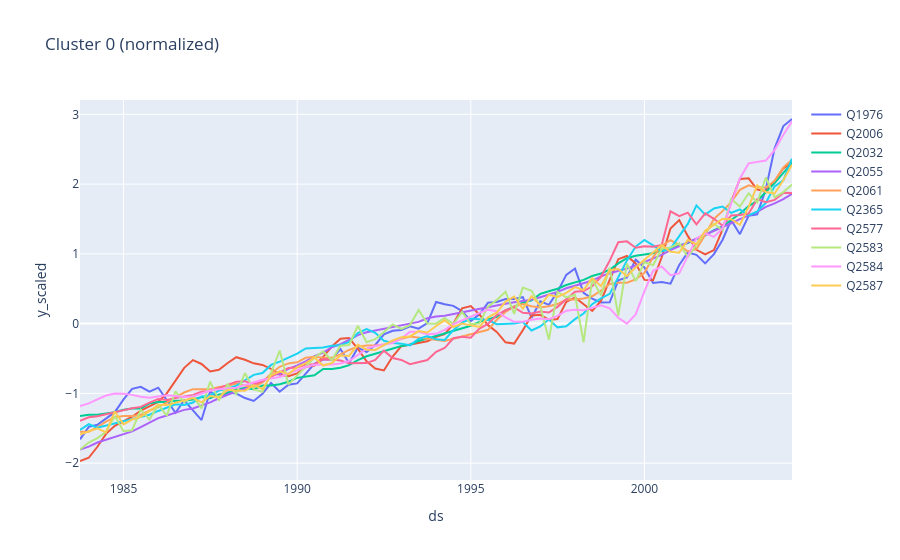
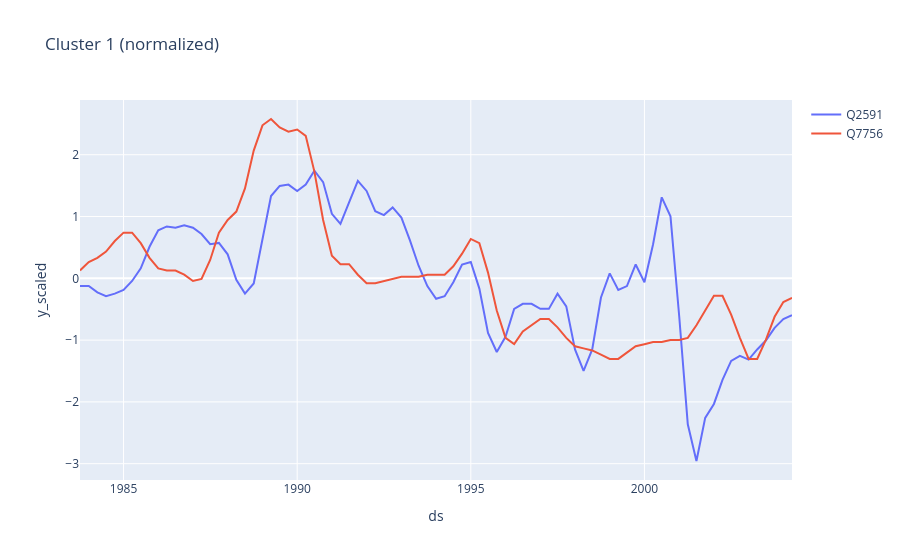
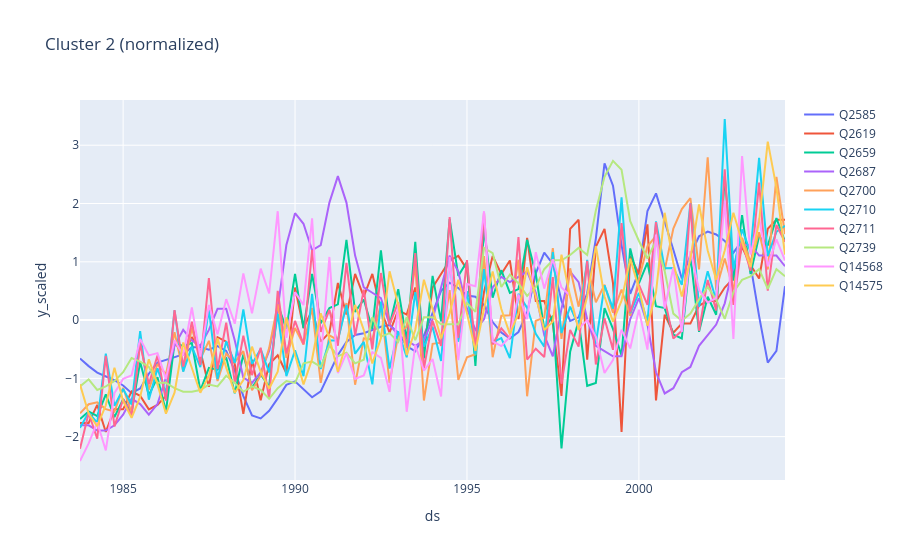
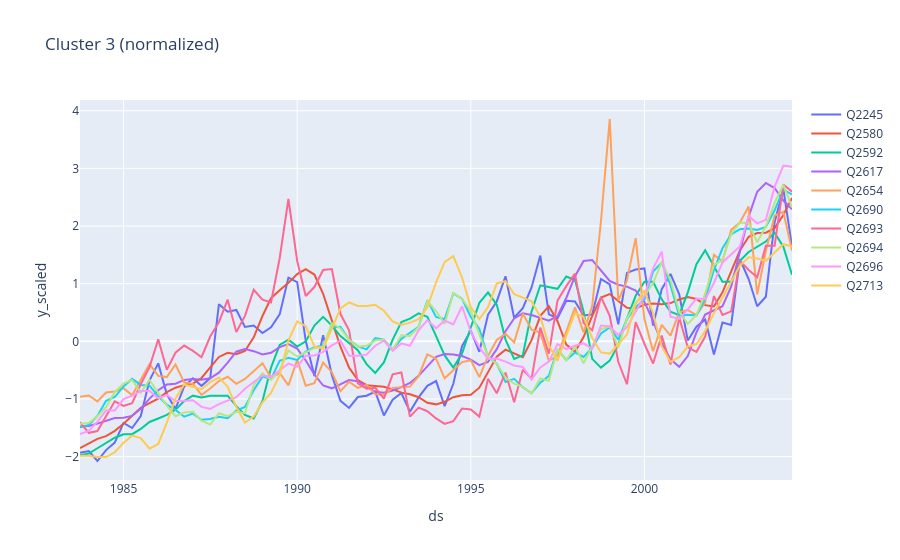

The code cell stored with these charts, in order, in its notebook:
### Markdown cell above
Примеры рядов в кластерах:

### Code cell
# Plot a few series per cluster (normalized)
for cluster_index in sorted(train_long_scaled["cluster"].unique()):
    ids = train_long_scaled.loc[train_long_scaled["cluster"] == cluster_index, "id"].unique()
    ids = ids[:10]

    fig = go.Figure()
    for sid in ids:
        df_series = train_long_scaled[train_long_scaled["id"] == sid]
        fig.add_trace(go.Scatter(x=df_series["ds"], y=df_series["y"], mode="lines", name=str(sid)))
    fig.update_layout(title=f"Cluster {cluster_index} (normalized)", xaxis_title="ds", yaxis_title="y_scaled")
    fig.show()
